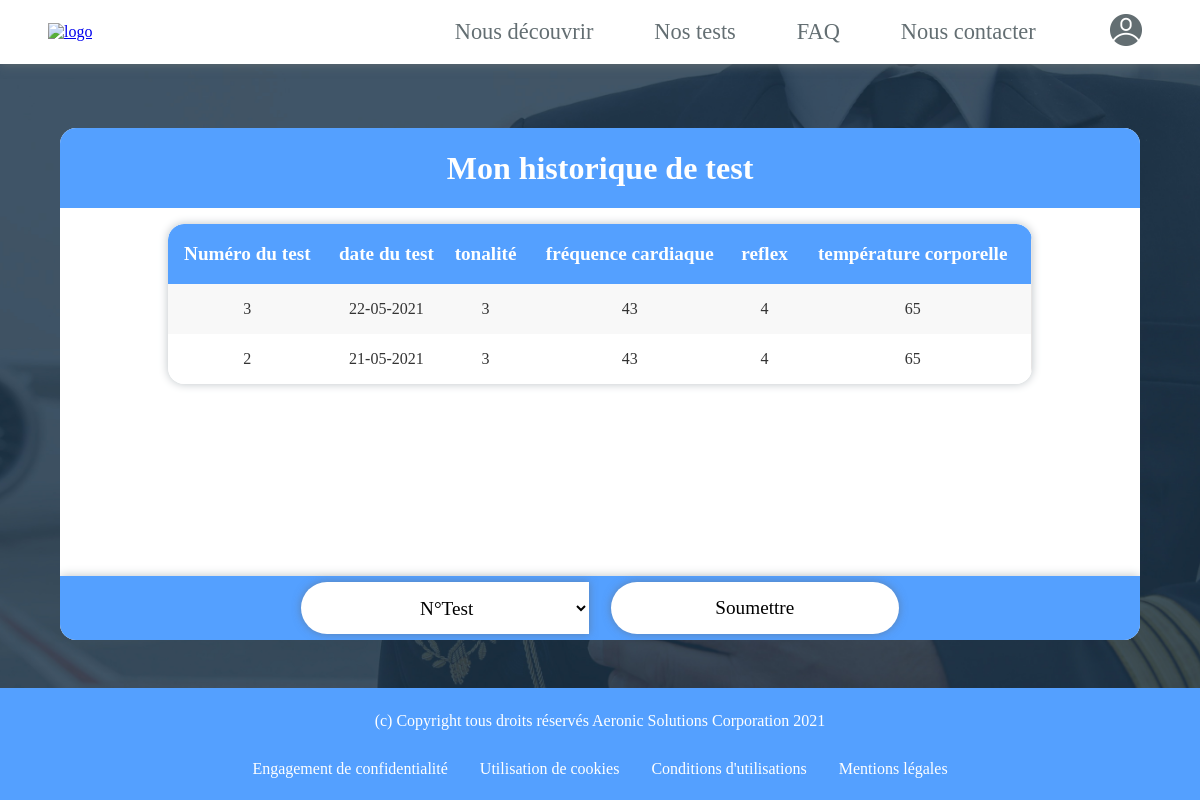
Screenshot of /controller/historiqueTestController.php (signed in) with the database file from the repository.
### tables this page shows
CREATE TABLE IF NOT EXISTS `test` (
  `id` int(11) NOT NULL AUTO_INCREMENT,
  `date` date NOT NULL,
  `icode` int(11) NOT NULL,
  `frequency` int(11) NOT NULL,
  `temperature` int(11) NOT NULL,
  `tone` int(11) NOT NULL,
  `reflex` int(11) NOT NULL,
  PRIMARY KEY (`id`)
);

### controller/historiqueTestController.php (called while the page is built, shortened)
<?php session_start();
include '../view/header.php';
include '../model/database.php';
include '../model/requeteProfil.php';
include '../view/footer.php';
include '../view/historiqueTest.php';
?>

### model/requeteProfil.php (called while the page is built)
<?php
global $db;
$mail = $_SESSION['mail'];
if ($_SESSION['utilisateur']=='client'){
    $q = $db->query("SELECT * FROM clients WHERE mail='$mail'");
    $user = $q->fetch();
}
elseif ($_SESSION['utilisateur']=='gestionnaire'){
    $q = $db->query("SELECT * FROM gestionnaires WHERE mail='$mail'");
    $user = $q->fetch();
}
elseif ($_SESSION['utilisateur']=='administrateur'){
    $q = $db->query("SELECT * FROM administrateurs WHERE mail='$mail'");
    $user = $q->fetch();
}
?>

### view/historiqueTest.php (the view, shortened to what this page needs)
<!DOCTYPE html>
<html>
<head>
    <link rel="stylesheet" href="../public/css/historiqueTest.css"/>
</head>
<body>
<div class ="container">
    <div class="info_container">
        <?php if($_SESSION['utilisateur']=='gestionnaire'){?>
        <h1>Historique de tests du patient <?=$monPilote['firstName']?>  <?=$monPilote['name']?></h1>
        <?php }
        else if($_SESSION['utilisateur']=='client'){ ?>
        <h1>Mon historique de test </h1>
        <?php } ?>
    </div>
        <div class="tbody_container">
            <table class="tableau_container">
                <thead>
                    <tr>
                    <th>Numéro du test</th>
                    <th>date du test</th>
                    <th>tonalité</th>
                    <th>fréquence cardiaque</th>
                    <th>reflex</th>
                    <th>température corporelle</th>
                    </tr>
                </thead>
                <tbody>
                    <?php
                    if($_SESSION['utilisateur']=='gestionnaire'){
                    $codePilote=$_SESSION['pilote'];
                    }
                    else if($_SESSION['utilisateur']=='client'){
                        $codePilote=$user['icode'];
                    }
                    $q = $db->query("SELECT * FROM test INNER JOIN clients ON test.icode=clients.icode where clients.icode ='$codePilote' ORDER BY date DESC");
                    while($row = $q ->fetch()){
                        $id=$row[0];
                        $date = date("d-m-Y",strtotime($row[1]));
                        $tone=$row[5];
                        $frequency = $row[3];
                         $reflex = $row[6];
                        $temperature = $row[4];
                        ?><tr>
                            <td><?=$id?></td>
                            <td><?=$date?></td>
                            <td><?=$tone?></td>
                            <td><?=$frequency?></td>
                            <td><?=$reflex?></td>
                            <td><?=$temperature?></td>
                        </tr> <?php
                    }?>
                </tbody>
            </table>
        </div>
    <form method="post" class="form_message" >
        <div class="gestionnaireM">
            <select name="code" id="code" required >
                <option value="" selected="selected" disabled="disabled">N°Test</option>
            </select>
            <button type="submit" id="submit" name="submit">Soumettre</button>
        </div>
    </form>
</div>
</body>
</html>

### public/css/header.css (style rules this page uses)
* { font-family: 'oumgouleh'; }
html { scroll-behavior: smooth; }

### public/css/footer.css (style rules this page uses)
* { font-family: 'oumgouleh'; }

### public/css/historiqueTest.css (style rules this page uses)
body { margin : 0; height: 100vh; display: flex; justify-content: center; align-items: center; flex-direction: column; overflow: hidden; background-image: url("../images/pilots.jpg"); background-attachment: fixed; background-position: center; background-repeat: no-repeat; background-size: cover; }
p,h3,h2,h1 { font-family: 'oumgouleh'; }
.container { margin-top: 8em; position: relative; width: 90%; display: flex; height: 65em; flex-direction: column; border-radius: 1em; overflow: hidden; background: white; }
.info_container { height: 5em; background-color: #54a0ff; width: 100%; display: flex; justify-content: center; align-items: center; }
.info_container h1 { color: white; font-size: 2em; }
.gestionnaireM { width: 100%; height: 4em; box-shadow: 0px 0px 10px #bdc3c7; background-color: #54a0ff; display: flex; justify-content: center ; align-items: center; position: absolute; bottom:0; right: 0; left: 0; }
.gestionnaireM button { height: 80%; margin:1%; border-radius: 2.5em; border-top-style: hidden; border-right-style: hidden; border-left-style: hidden; border-bottom-style: hidden; box-shadow: rgba(99, 99, 99, 0.5) 0px 0px 8px 0px; background-color: white; text-align: center; width: 15em; font-size: 1.2em; }
.gestionnaireM select { height: 80%; margin:1%; border-top-left-radius: 2.5em; border-bottom-left-radius: 2.5em; border-top-style: hidden; border-right-style: hidden; border-left-style: hidden; border-bottom-style: hidden; box-shadow: rgba(99, 99, 99, 0.5) 0px 0px 8px 0px; background-color: white; display: flex; justify-content: center; text-align: center; width: 15em; font-size: 1.2em; padding-left: 15px; }
.tableau_container { border-collapse: collapse; border-spacing: 0; font: normal 13px, sans-serif; width: 100%; border-collapse: collapse; border-radius: 1em; overflow: hidden; }
.tableau_container thead { justify-content: center; align-items: center; width: 100%; border-radius: 1em; overflow: hidden; }
.tbody_container { width: 80%; overflow-y:visible; overflow-x: hidden; scroll-behavior: smooth; height: auto; margin-left:10%; margin-top : 1em; border-radius: 1em; margin-bottom: 6em; box-shadow: 0px 0px 10px #bdc3c7; }
.tableau_container thead th { background-color: #54a0ff; color: white; text-align: center; height: 3em; font-size: 1.2em; }
.tableau_container tbody td { color: #333; height: 3em; text-align: center; }
.tableau_container tr:nth-child(odd) { background: #F8F8F8; border-right: 1px solid #E6E4E4; }
.tableau_container tr:nth-child(even) { background: white; border-right: 1px solid #E6E4E4; }

### rows the page displays
test: id "3", date "22-05-2021", tone "3", frequency "43", reflex "4", temperature "65"
test: id "2", date "21-05-2021", tone "3", frequency "43", reflex "4", temperature "65"
